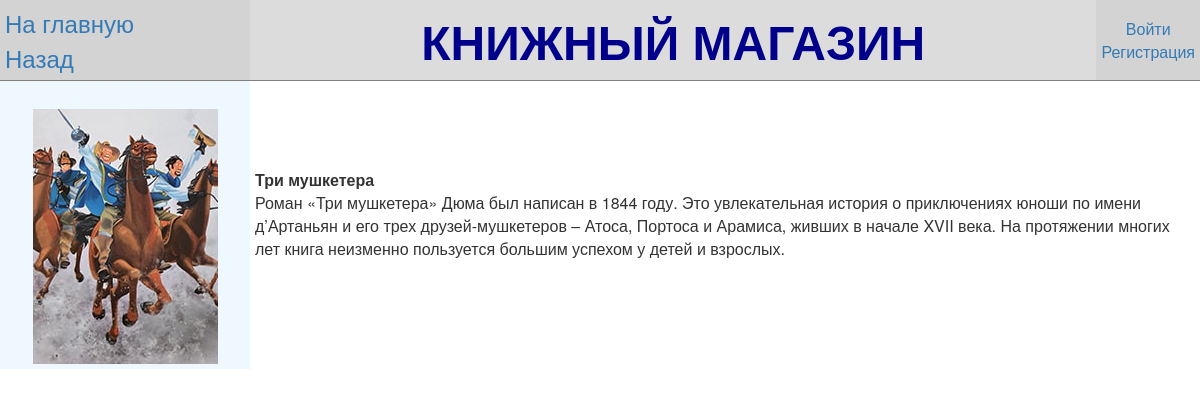
The page /book/28 on the database its author committed.
### bookstore_app/models.py (models this page shows, shortened)
class Book (models.Model):
    LANG_CORT=(("ENG", "Английский"), ("DEU", "Немецкий"), ("FRA" ,"Французский"), ("RUS" ,"Русский"), ("ITA", "Итальянский"), ("SPA", "Испанский"), ("CHI", "Китайский"))
    GENR_CORT=((None, "---------"), ("Basnya", "Басня"), ("Povest", "Повесть"), ("Poema", "Поэма"), ("Proza", "Проза"), ("Pyesa", "Пьеса"), ("Rasskaz", "Рассказ"), ("Roman", "Роман"), ("Skazka", "Сказка"), ("Stix", "Стихотворение"))
    title=models.CharField(max_length=100, verbose_name="Название")
    image=models.ImageField(upload_to='media/', blank=True, null=True, verbose_name="Изображение")
    summary=models.TextField(max_length=500, blank=True, null=True, verbose_name="Описание")
    author=models.ForeignKey(Author, on_delete=models.SET_NULL, null=True, verbose_name="Автор")
    language=models.CharField(max_length=3, choices=sorted(LANG_CORT, key=lambda x: x[1] ), verbose_name="Язык")
    genre=models.CharField(max_length=20, choices=sorted(GENR_CORT, key=lambda x: x[1] ), verbose_name="Жанр")
    price=models.IntegerField(validators=[MinValueValidator(0), MaxValueValidator(2147483647)], null=True, verbose_name="Стоимость")
    count=models.IntegerField(validators=[MinValueValidator(0), MaxValueValidator(2147483647)], null=True, verbose_name="Количество")
    class Meta:
        ordering=["title"]

### bookstore_app/views.py (the view)
# urls.py: path('book/<int:pk>', views.BookInfo.as_view(), name='book_info'),
class BookInfo(generic.DetailView):
    model=Book
    template_name="book_info.html"

### bookstore_app/templates/book_info.html (shortened to what this page needs)
{%extends "base_template.html"%}
{%block navigate%}
    {%if book.image%}
    <div align="center">
        <img src="{{book.image.url}}">
    </div>
    {%endif%}
{%endblock%}
{%block view%}
    <div>
        <b>{{book.title}}</b>
    </div>
    <div>
        {{book.summary}}
    </div>
    <br>
{%endblock%}

### static/css/styles.css (style rules this page uses)
body { background-color:rgb(255, 255, 255); }
img { width: 185px; height: 255px }

### rows shown on the page
Book: image (picture), title "Три мушкетера", summary "Роман «Три мушкетера» Дюма был написан в 1844 году. Это увлекательная история о приключениях юноши по имени д’Артаньян и его трех друзей-мушкетеров – Атоса, Портоса и Арамиса, живших в начале XVII века. На протяжении многих лет книга неизменно пользуется большим успехом у детей и взрослых."
